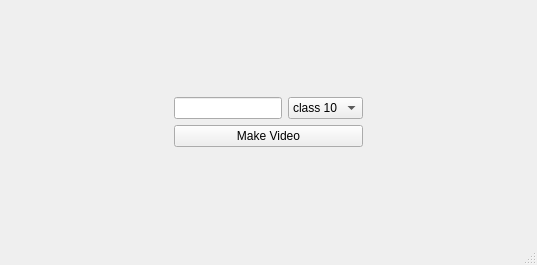
<?xml version="1.0" encoding="UTF-8"?>
<ui version="4.0">
 <class>MainWindow</class>
 <widget class="QMainWindow" name="MainWindow">
  <property name="geometry">
   <rect>
    <x>0</x>
    <y>0</y>
    <width>537</width>
    <height>265</height>
   </rect>
  </property>
  <property name="windowTitle">
   <string>MainWindow</string>
  </property>
  <widget class="QWidget" name="centralwidget">
   <layout class="QGridLayout" name="gridLayout_2">
    <item row="2" column="1">
     <spacer name="verticalSpacer_2">
      <property name="orientation">
       <enum>Qt::Vertical</enum>
      </property>
      <property name="sizeHint" stdset="0">
       <size>
        <width>20</width>
        <height>40</height>
       </size>
      </property>
     </spacer>
    </item>
    <item row="1" column="1">
     <layout class="QGridLayout" name="gridLayout">
      <item row="0" column="0">
       <layout class="QHBoxLayout" name="horizontalLayout">
        <item>
         <widget class="QLineEdit" name="topic">
          <property name="inputMask">
           <string/>
          </property>
         </widget>
        </item>
        <item>
         <widget class="QComboBox" name="level">
          <item>
           <property name="text">
            <string>class 10</string>
           </property>
          </item>
          <item>
           <property name="text">
            <string>class 9</string>
           </property>
          </item>
          <item>
           <property name="text">
            <string>class 8</string>
           </property>
          </item>
          <item>
           <property name="text">
            <string>class 7</string>
           </property>
          </item>
          <item>
           <property name="text">
            <string>class 6</string>
           </property>
          </item>
          <item>
           <property name="text">
            <string>class 5</string>
           </property>
          </item>
         </widget>
        </item>
       </layout>
      </item>
      <item row="1" column="0">
       <widget class="QPushButton" name="search">
        <property name="text">
         <string>Make Video</string>
        </property>
       </widget>
      </item>
     </layout>
    </item>
    <item row="1" column="2">
     <spacer name="horizontalSpacer_2">
      <property name="orientation">
       <enum>Qt::Horizontal</enum>
      </property>
      <property name="sizeHint" stdset="0">
       <size>
        <width>40</width>
        <height>20</height>
       </size>
      </property>
     </spacer>
    </item>
    <item row="1" column="0">
     <spacer name="horizontalSpacer">
      <property name="orientation">
       <enum>Qt::Horizontal</enum>
      </property>
      <property name="sizeHint" stdset="0">
       <size>
        <width>40</width>
        <height>20</height>
       </size>
      </property>
     </spacer>
    </item>
    <item row="0" column="1">
     <spacer name="verticalSpacer">
      <property name="orientation">
       <enum>Qt::Vertical</enum>
      </property>
      <property name="sizeHint" stdset="0">
       <size>
        <width>20</width>
        <height>40</height>
       </size>
      </property>
     </spacer>
    </item>
   </layout>
  </widget>
  <widget class="QStatusBar" name="statusbar"/>
 </widget>
 <resources/>
 <connections/>
</ui>
